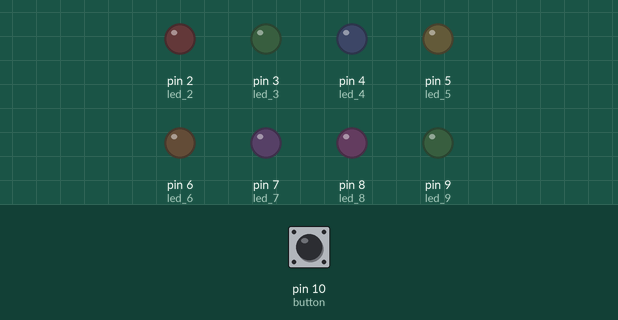
Recording of a sketch running on a simulated Arduino Uno, built with avr-gcc and run on an emulated ATmega328P. On the bench: output pins drawn as LEDs (lit = HIGH). The inputs (shaded band) are chosen by the test bench; at power-on: pin 10 (button) HIGH.

Above: at 1.2 s.
1.3 s: pin 10 (button) pulled LOW for 0.15 s
At 1.37 s:
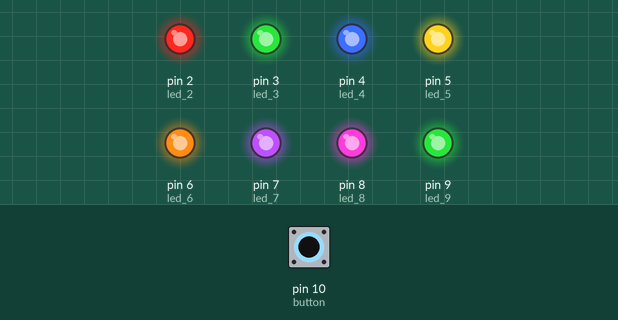
2.9 s: pin 10 (button) pulled LOW for 3.2 s
At 7.0 s:
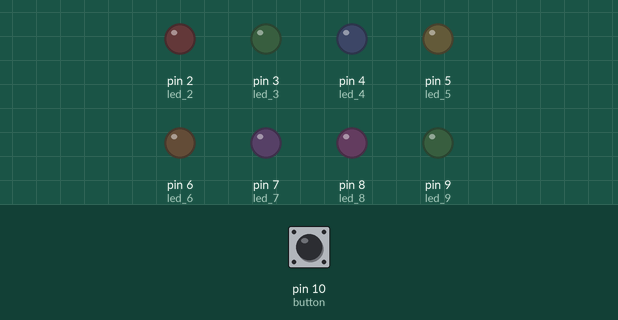
Timing chart, 0 to 8.5 s (numbered marks = the images above; inputs shaded):
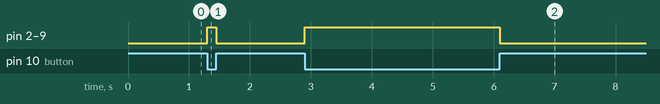

Measured:
- after the input at 1.3 s, pin 2 (led_2), pin 3 (led_3), pin 4 (led_4), pin 5 (led_5), pin 6 (led_6), pin 7 (led_7), pin 8 (led_8), pin 9 (led_9): LOW → HIGH at once, → LOW 0.15 s later
- after the input at 2.9 s, pin 2 (led_2), pin 3 (led_3), pin 4 (led_4), pin 5 (led_5), pin 6 (led_6), pin 7 (led_7), pin 8 (led_8), pin 9 (led_9): LOW → HIGH at once, → LOW 3.2 s later

The sketch:

wowki.ino
```cpp
int led_2 = 2;
int led_3 = 3;
int led_4 = 4;
int led_5 = 5;
int led_6 = 6;
int led_7 = 7;
int led_8 = 8;
int led_9 = 9;

int button = 10;


void setup() {
  // put your setup code here, to run once:

  pinMode(led_2, OUTPUT);
  pinMode(led_3, OUTPUT);
  pinMode(led_4, OUTPUT);
  pinMode(led_5, OUTPUT);
  pinMode(led_6, OUTPUT);
  pinMode(led_7, OUTPUT);
  pinMode(led_8, OUTPUT);
  pinMode(led_9, OUTPUT);
  pinMode(button, INPUT_PULLUP); //INPUT_PULLUP activates an internal 20–50kΩ resistor inside the Arduino that connects the pin to 5V.
  //pinMode(button, INPUT_PULLUP);//With no button pressed, the pin is connected to HIGH

}


void loop() {
  // put your main code here, to run repeatedly:
  if (digitalRead(button) == LOW){ //If button is pressed
    digitalWrite(led_2, HIGH);
    digitalWrite(led_3, HIGH);
    digitalWrite(led_4, HIGH);
    digitalWrite(led_5, HIGH);
    digitalWrite(led_6, HIGH);
    digitalWrite(led_7, HIGH);
    digitalWrite(led_8, HIGH);
    digitalWrite(led_9, HIGH);


  }if(digitalRead(button) == HIGH){
    digitalWrite(led_2, LOW);
    digitalWrite(led_3, LOW);
    digitalWrite(led_4, LOW);
    digitalWrite(led_5, LOW);
    digitalWrite(led_6, LOW);
    digitalWrite(led_7, LOW);
    digitalWrite(led_8, LOW);
    digitalWrite(led_9, LOW);
  }

}
```
